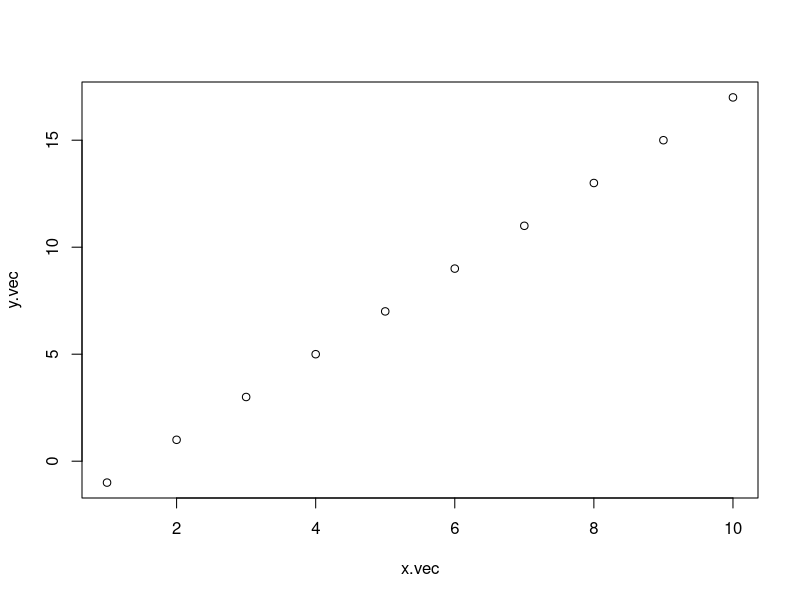
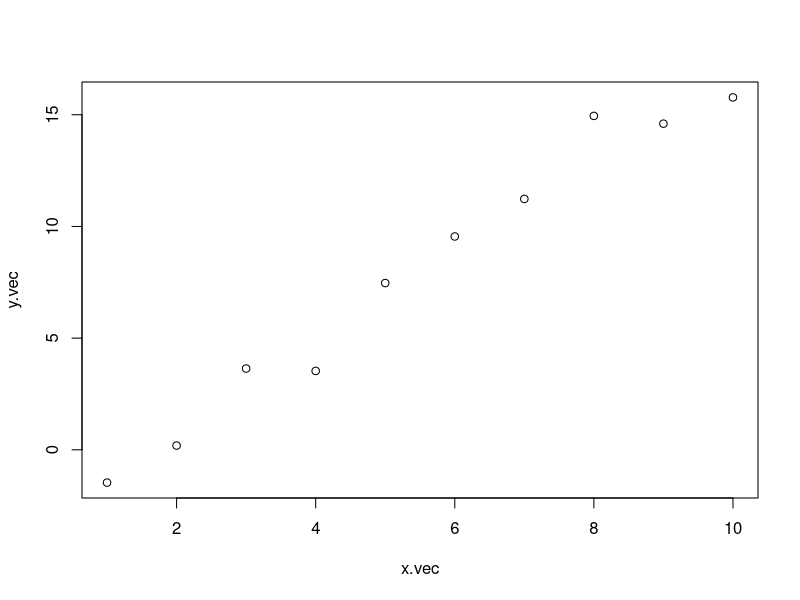
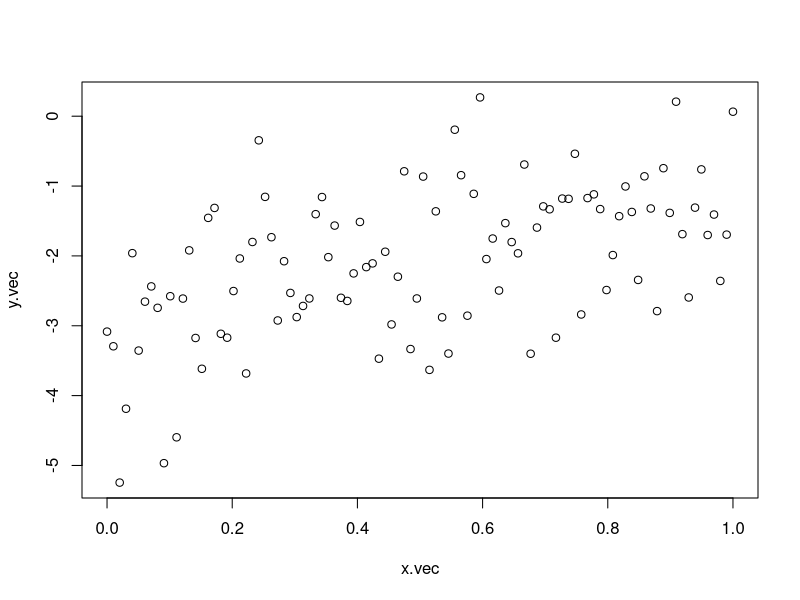
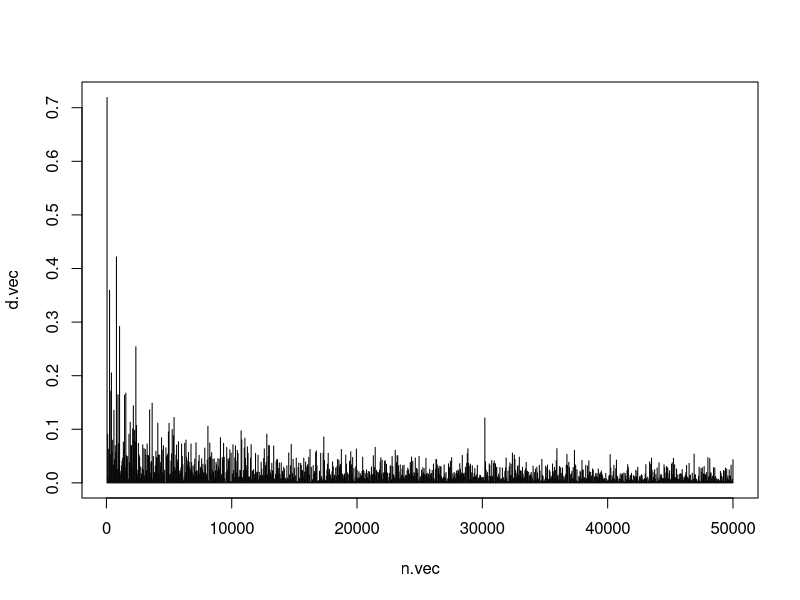

Source code (R) for these figures, in order:
getwd()
setwd('4wk')

# 회귀 계수가 수렴하는지 안하는지 알아보자
# 선형식에서 만들어서, 그 자료에다가 회귀모형을 적합한 후
# 자료의 수가 많아지면, 회귀변수가 어떻게 변화 하는지 확인

## simulation sample

x.vec = 1:10
x.vec

y.vec = -3+2*x.vec
y.vec

plot(x.vec,y.vec)
# 하지만 실제 자료는 이렇게 안생김 


n = 10
e.vec = rnorm(n)  # 에러 
y.vec = -3+2*x.vec + e.vec
plot(x.vec,y.vec)


# 이제 x와 y 만 가지고 추정회귀계수를 만들어보고 그것이 진짜 -3, 2가 되는 지 확인

## fit linear regression
xy.df = as.data.frame(cbind(y.vec,x.vec))
#xy.df
b.vec=coef(lm(y.vec~.,data=xy.df))
b.vec


## 자료 늘리기


n = 100
e.vec = rnorm(n)  # 에러 
x.vec = seq(0,1,length.out = n)
y.vec = -3+2*x.vec + e.vec
plot(x.vec,y.vec)


# 이제 x와 y 만 가지고 추정회귀계수를 만들어보고 그것이 진짜 -3, 2가 되는 지 확인

## fit linear regression
xy.df = as.data.frame(cbind(y.vec,x.vec))
#xy.df
b.vec=coef(lm(y.vec~.,data=xy.df))
b.vec


# 비슷하게 나옴 

# 모델이 샘플 사이즈에 따라서 점점 수렴된다는 것을 수치화 하고 싶다 

del = sqrt(sum((b.vec - c(-3,2))^2)) # 두 벡터사이의 거리의 norm


# sample size가 증가함에 따라서 저 del 이라는 값이 줄어들어야 정상 
# 여러개의 sample 크기를 트라이해서 del을 샘플사이즈 축에 그리자 
d.vec = rep(NA,1000)
n.vec = rep(NA,1000)
for (i in 1: 1000){
  n = i*50  
  n.vec[i] = n
  e.vec = rnorm(n)  # 에러 
  x.vec = seq(0,1,length.out = n)
  y.vec = -3+2*x.vec + e.vec
  xy.df = as.data.frame(cbind(y.vec,x.vec))
  b.vec=coef(lm(y.vec~.,data=xy.df))
  d.vec[i] = sqrt(sum((b.vec - c(-3,2))^2)) # 두 벡터사이의 거리의 norm
}
matplot(n.vec,d.vec,type='h')


# 이런 이론들을 활용하여 회귀모형의 진단이 가능하다 